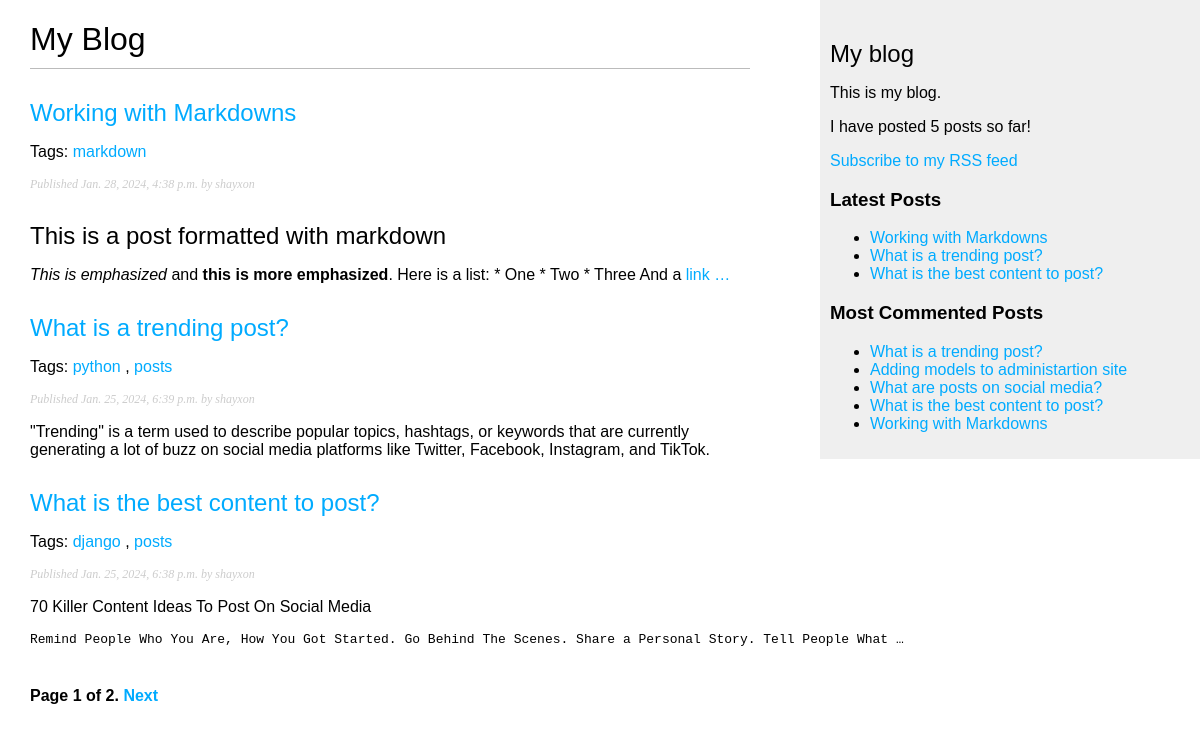
Screenshot of /blog/ with the database file from the repository.
### blog/models.py (models this page shows, shortened)
class Post(models.Model):
    class Status(models.TextChoices):
        DRAFT = 'DF', 'Draft'
        PUBLISHED = 'PB', 'Published'
    tag = TaggableManager()
    title = models.CharField(max_length = 250)
    slug = models.SlugField(max_length = 250, unique_for_date = 'publish')
    author = models.ForeignKey(User, on_delete = models.CASCADE, related_name = 'blog_posts')
    body = models.TextField()
    publish = models.DateTimeField(default = timezone.now)
    created = models.DateTimeField(auto_now_add = True)
    updated = models.DateTimeField(auto_now = True)
    status = models.CharField(max_length = 2, choices = Status.choices, default = Status.DRAFT)
    objects = models.Manager()
    published = PublishedManager()
    class Meta:
        ordering = ['-publish']
        indexes = [
            models.Index(fields=['-publish']),
        ]
    def get_absolute_url(self):
        return reverse('blog:post_detail', args=[self.publish.year, self.publish.month, self.publish.day, self.slug])

### blog/views.py (the view)
# urls.py: path('', views.post_list, name='post_list'),
def post_list(request, tag_slug=None):
    post_list = Post.published.all()
    tag = None
    if tag_slug:
        tag = get_object_or_404(Tag, slug=tag_slug)
        post_list = post_list.filter(tag__in = [tag])
    paginator = Paginator(post_list, 3)
    page_number = request.GET.get('page', 1)
    try:
        posts = paginator.page(page_number)
    except EmptyPage:
        posts = paginator.page(paginator.num_pages)
    except PageNotAnInteger:
        posts = paginator.page(1)
    return render(
        request,
        'blog/post/list.html',
        {'posts': posts, 'tag':tag}
    )

### blog/models.py (called while the page is built)
    def get_queryset(self) -> QuerySet:
        return super().get_queryset() \
                .filter(status = Post.Status.PUBLISHED)

### blog/templatetags/blog_tags.py (called while the page is built)
@register.simple_tag
def total_posts():
    count = Post.published.all().count()
    return f"I have posted {count} posts so far!"

@register.inclusion_tag('blog/post/includes/latest_posts.html')
def get_latest_posts(count=3):
    posts = Post.published.all().order_by('-publish')[:count]
    return {'posts':posts}

@register.inclusion_tag('blog/post/includes/latest_posts.html')
def get_most_commented_posts(count=5):
    posts = Post.published.all().annotate(comment = Count('comments')) \
                                    .order_by('-comment')[:count]
    return {'posts':posts}

@register.filter(name='markdown')
def markdownFilter(text):
    return mark_safe(markdown.markdown(text))

### blog/templates/blog/post/list.html (shortened to what this page needs)
{% extends "blog/base.html" %}
{% load blog_tags %}
{% block content %}
  <h1>My Blog</h1>
  {% for post in posts %}
    <h2>
      <a href="{{ post.get_absolute_url }}">
        {{ post.title }}
      </a>
    </h2>
    <p class="tags">Tags:
      {% for i in post.tag.all %}
        <a href={% url 'blog:post_list_tags' i.slug %}>{{i.name}}</a>
        {% if not forloop.last %},{% endif %}
      {% endfor %}
    </p>
    <p class="date">
      Published {{ post.publish }} by {{ post.author }}
    </p>
    {{ post.body|markdown|truncatewords_html:30 }}
  {% endfor %}
  {% include "pagination.html" with page=posts %}
{% endblock %}

### blog/templates/blog/post/includes/latest_posts.html
{% for post in posts %}
    <li><a href="{{ post.get_absolute_url }}">{{post.title}}</a></li>
{% endfor %}

### blog/static/css/blog.css (style rules this page uses)
body { margin:0; padding:0; font-family:helvetica, sans-serif; }
a { color:#00abff; text-decoration:none; }
h1 { font-weight:normal; border-bottom:1px solid #bbb; padding:0 0 10px 0; }
h2 { font-weight:normal; margin:30px 0 0; }
p.date { color:#ccc; font-family: georgia, serif; font-size: 12px; font-style: italic; }

### rows the page displays
Post: title "Working with Markdowns", publish "Jan. 28, 2024, 4:38 p.m.", author "shayxon", body "This is a post formatted with markdown This is emphasized and this is more emphasized . Here is a list: * One * Two * Three And a link …"
Tag: name "markdown"
Post: title "What is a trending post?", publish "Jan. 25, 2024, 6:39 p.m.", author "shayxon", body "\"Trending\" is a term used to describe popular topics, hashtags, or keywords that are currently generating a lot of buzz on social media platforms like Twitter, Facebook, Instagram, and TikTok."
Tag: name "python"
Tag: name "posts"
Post: title "What is the best content to post?", publish "Jan. 25, 2024, 6:38 p.m.", author "shayxon", body "70 Killer Content Ideas To Post On Social Media Remind People Who You Are, How You Got Started. Go Behind The Scenes. Share a Personal Story. Tell People What …"
Tag: name "django"
Post: title "Adding models to administartion site"
Post: title "What are posts on social media?"

### other values shown
{{ page.number }} "1"
{{ page.paginator.num_pages }} "2"
